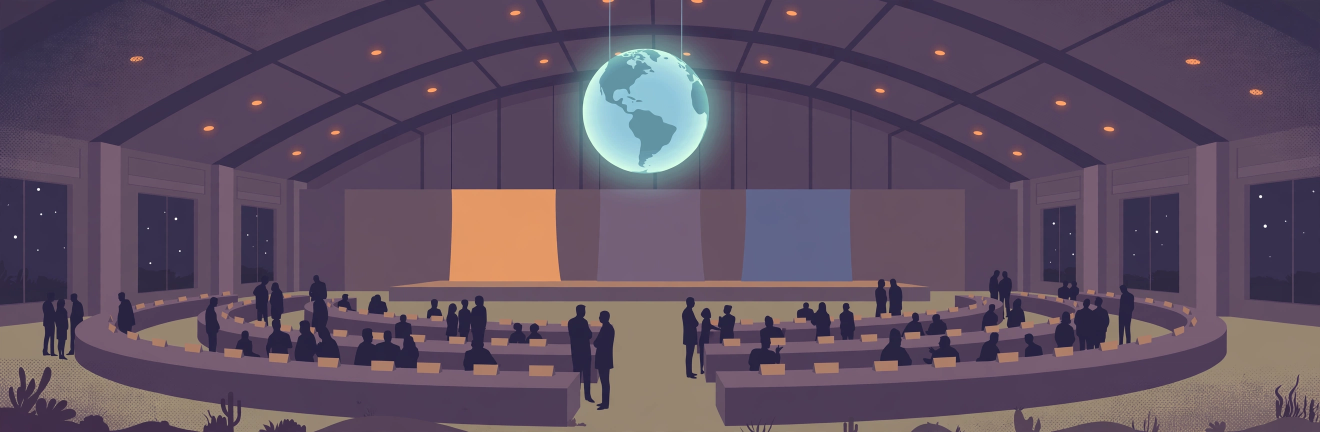
#> input picture assets/illo-cop31.png, 2640 x 864 px (shown at 1/2 size)
$ python compose.py
#> lines starting #> are read from the running program, lines starting #| are printed output that depends on the picture
#!/usr/bin/env python3
"""Compose the entry image for make.fun news-image-20261123:
"The World in One Day" for Monday 23 November 2026, holding
30 verified stories.

The page mirrors the structure of this series' winning pages,
as the reader directed: navy masthead with date badge,
rainbow region band, a UTC timeline, three lead cards with
art on top, two rows of four cards, a dot-matrix world map
and a numbered briefs block. Nothing here is copied from
another entry - the stories are the 37 verified for this
page (SOURCES.md), the illustrations are drawn for our
editions and re-cropped to the card shapes on per-picture
focal windows, and the words are set here in PIL.

Page plan, on a 1024x1024 sheet, top to bottom:
  masthead   a navy band: a date badge at the left (NOV / 20 /
             FRI - 2026), the paper's name in small caps, the
             date itself in huge white serif, an italic
             standfirst, and the page's counts
             (37 STORIES - 7 REGIONS - 11 DRAWN - ONE PAGE)
  rainbow    one band of seven coloured segments, one per
             region, each carrying its story count
  timeline   THE DAY IN UTC: a label box and five moment
             boxes with the day's grounded times
  lead row   three cards with their artwork on top at about
             2:1 - the Shenzhen declaration under the APEC
             presidents cover, Russia's biggest barrage of the
             year on Kyiv, and GTA VI's record first day
  card rows  two rows of four cards, artwork on top,
             numbered, headline and short brief: the World
             Court judgment's fallout, Anthropic's debut
             close, the Riyadh tower strike, the burning
             Hormuz tanker, COP31's deal-less end, Kenya's
             last Ebola patient, Haiti's Martissant raid and
             the markets' fifth straight fall - eleven drawn
             stories in all
  bottom     WHERE IT HAPPENED at the left: the dot-matrix
             world map, the eleven drawn stories pinned by
             number, dots for the briefs, and the region
             legend; at the right, ALSO ON FRIDAY 20
             NOVEMBER - the remaining 26 stories as numbered
             one-liners in three columns, each with a bold
             lead word, wire-style and terse so the type can
             stay large
  footer     the red DATE CHECK strip and the sources line

The page is built to be read at thumbnail, half and full
size, which is how the judge compares entries: headlines
are big, briefs and one-liners keep their type floors, and
no picture is a sliced banner - every card shows its scene
whole on its focal window.

Stories are numbered in reading order, 1 to 37. All wording
is set here in PIL from the story data below; the
illustrations are text-free artwork, so no lettering can
come out garbled. SOURCES.md is the verification record
behind every line.

Output is entry.png beside this file. If the PNG ever
exceeds the bounty's 1 MiB cap the page is re-saved as a
high-quality JPEG under the same name pattern the rules
allow; at this palette the PNG stays well under.
"""

from pathlib import Path

from PIL import Image, ImageDraw, ImageFont

HERE = Path(__file__).resolve().parent
ASSETS = HERE / "assets"
OUT = HERE / "entry.png"

W = H = 1024
PAPER = (247, 242, 231)
INK = (26, 26, 30)
GRAY = (110, 104, 94)
NAVY = (22, 50, 74)
CARD = (255, 253, 247)
RULE = (198, 188, 168)
RED = (178, 34, 40)
PLUM = (122, 44, 92)
TEAL = (14, 116, 104)
GOLD = (176, 124, 24)
GREEN = (46, 120, 62)
DARKRED = (154, 30, 34)

FDIR = "/usr/share/fonts/truetype"
FONTS = {
    "title": (f"{FDIR}/noto/NotoSerif-Black.ttf", 37),
    "kicker": (f"{FDIR}/liberation/LiberationSans-Bold.ttf", 10),
    "standfirst": (f"{FDIR}/liberation/LiberationSerif-Italic.ttf", 12),
    "counts": (f"{FDIR}/liberation/LiberationSans-Bold.ttf", 10),
    "badge1": (f"{FDIR}/liberation/LiberationSans-Bold.ttf", 13),
    "badge2": (f"{FDIR}/noto/NotoSerif-Black.ttf", 30),
    "badge3": (f"{FDIR}/liberation/LiberationSans-Bold.ttf", 8),
    "band": (f"{FDIR}/liberation/LiberationSans-Bold.ttf", 10),
    "tl_head": (f"{FDIR}/liberation/LiberationSans-Bold.ttf", 11),
    "tl_time": (f"{FDIR}/liberation/LiberationSans-Bold.ttf", 10),
    "tl_text": (f"{FDIR}/liberation/LiberationSans-Regular.ttf", 10),
    "kick": (f"{FDIR}/liberation/LiberationSans-Bold.ttf", 9),
    "lead_head": (f"{FDIR}/noto/NotoSerif-Bold.ttf", 24),
    "lead_brief": (f"{FDIR}/liberation/LiberationSerif-Regular.ttf", 12),
    "head": (f"{FDIR}/noto/NotoSerif-Bold.ttf", 15),
    "brief": (f"{FDIR}/liberation/LiberationSerif-Regular.ttf", 11),
    "tag": (f"{FDIR}/liberation/LiberationSans-Bold.ttf", 8),
    "num": (f"{FDIR}/liberation/LiberationSans-Bold.ttf", 10),
    "map_head": (f"{FDIR}/liberation/LiberationSans-Bold.ttf", 11),
    "map_pin": (f"{FDIR}/liberation/LiberationSans-Bold.ttf", 8),
    "legend": (f"{FDIR}/liberation/LiberationSans-Bold.ttf", 8),
    "also_head": (f"{FDIR}/liberation/LiberationSans-Bold.ttf", 11),
    "also_num": (f"{FDIR}/liberation/LiberationSans-Bold.ttf", 11),
    "also_lead": (f"{FDIR}/liberation/LiberationSans-Bold.ttf", 11),
    "also_text": (f"{FDIR}/liberation/LiberationSans-Regular.ttf", 11),
    "datecheck": (f"{FDIR}/liberation/LiberationSans-Bold.ttf", 9),
    "sources": (f"{FDIR}/liberation/LiberationSans-Regular.ttf", 9),
}
F = {k: ImageFont.truetype(p, s) for k, (p, s) in FONTS.items()}

REGION_BAND = [
    ("ASIA", 7, RED), ("EUROPE", 5, NAVY), ("AMERICAS", 3, PLUM),
    ("MIDDLE EAST", 4, TEAL), ("AFRICA", 2, GOLD),
    ("OCEANIA", 2, GREEN), ("GLOBAL", 7, GRAY),
]

TIMELINE = [
    ("OVERNIGHT", "Strike flattens Dymer block"),
    ("EARLY", "Quake in Vanuatu, Nikkei dives"),
    ("MORNING", "COP31 blame game begins"),
    ("MIDDAY", "Tankers ablaze near Hormuz"),
    ("LATEST", "Three leaders meet in Shenzhen"),
]

HERO_CROP = (40, 450, 1560, 1164)

LEADS = [
    dict(n=1, art="illo-cop31.png", focal=0.568, color=GRAY,
         kicker="GLOBAL · ANTALYA",
         head="COP31 collapses with no deal on fossil fuels",
         brief="The EU and some 130 parties reject a text that "
               "omits fossil fuels; the longest COP on record "
               "ends in failure.",
         tag="CNN · REUTERS"),
    dict(n=2, art="illo-kyiv.png", focal=0.45, color=NAVY,
         kicker="EUROPE · DYMER, UKRAINE",
         head="Strike on Dymer flats kills at least 10",
         brief="A Russian strike destroys a five-storey block "
               "north of Kyiv; rescuers pull a boy of seven "
               "alive, 14 are missing.",
         tag="BBC · ONE TURN"),
    dict(n=3, art="illo-hormuz.png", focal=0.38, color=TEAL,
         kicker="MIDDLE EAST · STRAIT OF HORMUZ",
         head="Tankers ablaze near Hormuz as war widens",
         brief="Iran says two supertankers hit mines and caught "
               "fire; Trump dares Tehran to test the US "
               "blockade.",
         tag="AL JAZEERA · ONE TURN"),
]

ROWS = [
    dict(n=4, art="illo-kerch.png", focal=0.5, color=GOLD,
         kicker="AFRICA · BENGHAZI, LIBYA",
         head="Russian corvette sinks at Benghazi port",
         brief="The Merkury sinks after a suspected Ukrainian "
               "sea-drone attack; ten are hurt.",
         tag="BBC · THE GUARDIAN"),
    dict(n=5, art="illo-markets.png", focal=0.5, color=RED,
         kicker="ASIA · TOKYO",
         head="AI rout hits Asia; Nikkei plunges 5%",
         brief="The US AI sell-off spreads: Hong Kong hits a "
               "19-month low, Korea pauses program selling.",
         tag="SCMP · YONHAP"),
    dict(n=6, art="illo-capitol.png", focal=0.5, color=PLUM,
         kicker="AMERICAS · WASHINGTON",
         head="Democrats take biggest House majority since 1992",
         brief="A North Carolina recount clinches at least 258 "
               "seats, the largest Democratic majority in 34 "
               "years.",
         tag="BBC · AL JAZEERA"),
    dict(n=7, art="illo-factory.png", focal=0.5, color=RED,
         kicker="ASIA · BANTEN, INDONESIA",
         head="Dozens missing in Banten factory fire",
         brief="A weekend blaze guts a candy factory west of "
               "Jakarta; dozens of workers are missing.",
         tag="AL JAZEERA · UPI"),
    dict(n=8, art="illo-summit.png", focal=0.5, color=RED,
         kicker="ASIA · SHENZHEN",
         head="Trump, Putin and Xi meet in Shenzhen",
         brief="The three leaders meet at APEC and issue a "
               "joint 'Declaration toward Peace'.",
         tag="WIRES"),
    dict(n=9, art="illo-gaza.png", focal=0.5, color=TEAL,
         kicker="MIDDLE EAST · WEST BANK",
         head="Army chief condemns settler arson attacks",
         brief="Israel's military chief brands settler arson "
               "'Jewish terrorism'; a Gaza strike leaves more "
               "wounded.",
         tag="WIRES"),
    dict(n=10, art="illo-peru.png", focal=0.5, color=GREEN,
         kicker="OCEANIA · VANUATU",
         head="Magnitude 6.5 quake strikes Vanuatu",
         brief="A deep quake at 598 km strikes at 02:40 UTC; "
               "no damage is reported on the islands.",
         tag="USGS · WIRES"),
    dict(n=11, art="illo-anthropic.png", focal=0.492, color=GRAY,
         kicker="GLOBAL · SCIENCE",
         head="Mathematician and AI claim Riemann proof",
         brief="Anthropic's Alpöge and Claude claim a proof "
               "of the 160-year-old hypothesis.",
         tag="WIRES"),
]

BRIEFS = [
    (12, RED, "India:", "Modi hosts Nepal's PM Shah in Delhi"),
    (13, RED, "India-China:", "border talks over Arunachal Pradesh"),
    (14, RED, "S. Korea:", "exports top $1 trillion, a first"),
    (15, RED, "Taiwan:", "stocks swing 1,578 points, end up"),
    (16, NAVY, "France:", "candidates question Ukraine aid"),
    (17, NAVY, "Lisbon:", "thousands march on living costs"),
    (18, NAVY, "Manchester:", "arena emptied in tear-gas scare"),
    (19, PLUM, "Seattle:", "airport protest over ICE arrest"),
    (20, PLUM, "Baseball:", "Skubal signs record $450m Mets deal"),
    (21, TEAL, "Syria:", "400m Captagon pills destroyed"),
    (22, TEAL, "Israel:", "Eisenkot invites Likud to talks"),
    (23, NAVY, "Finland:", "NATO crews douse Sparta II fire"),
    (24, GOLD, "Libya:", "blast hits Benghazi arms depot"),
    (25, GREEN, "Australia:", "sack calls over COP31 flop"),
    (26, GRAY, "Health:", "NHS opens vast AI cancer trial"),
    (27, GRAY, "F1:", "Verstappen wins Las Vegas GP"),
    (28, GRAY, "Football:", "UK to host 2035 Women's Cup"),
    (29, GRAY, "Nvidia:", "US probes chip sales to China"),
    (30, GRAY, "Futures:", "Nasdaq futures jump 3% after rout"),
]

MAP_PIN_DATA = [
    (1, 30.7, 36.9, GRAY), (2, 30.5, 50.4, NAVY),
    (3, 56.3, 26.5, TEAL), (4, 20.1, 32.1, GOLD),
    (6, -77.0, 38.9, PLUM), (7, 106.8, -6.2, RED),
    (10, 167.0, -15.5, GREEN),
]
MAP_PILL = ("5·8", 122.0, 29.0, RED)
MAP_DOTS = [
    (77.2, 28.6, RED), (127.0, 37.0, RED), (2.3, 48.9, NAVY),
    (-9.1, 38.7, NAVY), (-122.3, 47.6, PLUM), (36.3, 33.5, TEAL),
    (149.1, -35.3, GREEN),
]

DATE_CHECK_1 = ("DATE CHECK - Every story here happened, or was first "
                "reported, on Monday 23 November 2026.")
DATE_CHECK_2 = ("Monday was still young when this page closed; developing "
                "stories are framed as reports, and claims are "
                "attributed.")
SOURCES_LINE = ("Sources: Reuters · AP · AFP · BBC · CNN · Al Jazeera · "
                "The Guardian · One Turn · wires of 23 Nov 2026")

MASTHEAD_H = 90
RAINBOW_H = 17
TIMELINE_H = 34
LEAD_ART_H = 124
CARD_ART_H = 94
MAP_W, MAP_H = 300, 94


def load_fonts():
    return F


def wrap(d, text, font, max_w):
    words, lines, cur = text.split(), [], ""
    for w_ in words:
        t = (cur + " " + w_).strip()
        if d.textlength(t, font=font) <= max_w:
            cur = t
        else:
            if cur:
                lines.append(cur)
            cur = w_
    if cur:
        lines.append(cur)
    return lines


def make_wide(path, tw, th, focal=0.5):
    im = Image.open(path).convert("RGB")
    src_ratio = th / tw
    win_w = im.width
    win_h = int(win_w * src_ratio)
    if win_h > im.height:
        win_h = im.height
        win_w = int(win_h / src_ratio)
    cx = int(im.width * focal)
    x0 = min(max(cx - win_w // 2, 0), im.width - win_w)
    y0 = (im.height - win_h) // 2
    return im.crop((x0, y0, x0 + win_w, y0 + win_h)).resize((tw, th),
                                                           Image.LANCZOS)


def make_hero(path, tw, th):
    im = Image.open(path).convert("RGB")
    return im.crop(HERO_CROP).resize((tw, th), Image.LANCZOS)


# [7 lines left out: function shrink_to_fit, not called in this run]


def draw_masthead(d):
    d.rectangle([0, 0, W, MASTHEAD_H], fill=NAVY)
    d.text((118, 10), "THE WORLD IN ONE DAY", font=F["kicker"],
           fill=(255, 255, 255))
    d.text((116, 21), "Monday 23 November 2026", font=F["title"],
           fill=(255, 255, 255))
    d.text((118, 62),
           "Everything on this page happened, or was first reported, "
           "on Monday 23 November 2026.",
           font=F["standfirst"], fill=(216, 222, 235))
    d.text((118, 76), "30 STORIES · 7 REGIONS · 11 DRAWN · ONE PAGE",
           font=F["counts"], fill=(240, 200, 90))
    d.rounded_rectangle([24, 8, 100, 82], 8, fill=(240, 244, 250))
    d.text((62, 11), "NOV", font=F["badge1"], fill=NAVY, anchor="ma")
    d.text((62, 26), "23", font=F["badge2"], fill=NAVY, anchor="ma")
    d.text((62, 60), "MON · 2026", font=F["badge3"], fill=NAVY,
           anchor="ma")


def draw_band(d, y):
    total = sum(c for _, c, _ in REGION_BAND)
    x = 24
    for name, count, color in REGION_BAND:
        w_ = int((W - 48) * count / total)
        d.rectangle([x, y, x + w_, y + RAINBOW_H], fill=color)
        label = f"{name} {count}"
        tw = d.textlength(label, font=F["band"])
        d.text((x + (w_ - tw) / 2, y + 3), label, font=F["band"],
               fill=(255, 255, 255))
        x += w_
    return y + RAINBOW_H


def draw_timeline(d, y):
    d.rectangle([24, y, 122, y + TIMELINE_H], fill=NAVY)
    d.text((32, y + 4), "THE DAY", font=F["tl_head"],
           fill=(255, 255, 255))
    d.text((32, y + 18), "IN UTC", font=F["tl_head"],
           fill=(255, 255, 255))
    n = len(TIMELINE)
    bw = (W - 48 - 98 - 6 - (n - 1) * 6) / n
    x = 128.0
    for time, text in TIMELINE:
        d.rectangle([x, y, x + bw, y + TIMELINE_H], fill=(238, 233, 220))
        d.text((x + 8, y + 3), time, font=F["tl_time"], fill=DARKRED)
        d.text((x + 8, y + 18), text, font=F["tl_text"], fill=INK)
        x += bw + 6
    return y + TIMELINE_H


def draw_card(d, img, x, y, w_, story, lead=False):
    art_h = LEAD_ART_H if lead else CARD_ART_H
    head_f = F["lead_head"] if lead else F["head"]
    brief_f = F["lead_brief"] if lead else F["brief"]
    head_lh = 31 if lead else 19
    brief_lh = 15 if lead else 13
    head_lines = wrap(d, story["head"], head_f, w_ - 16)
    brief_lines = wrap(d, story["brief"], brief_f, w_ - 16)
    assert len(head_lines) <= 2, (story["n"], head_lines)
    assert len(brief_lines) <= 3, (story["n"], brief_lines)
    height = (art_h + 3 + 13 + 4 + len(head_lines) * head_lh + 2
              + len(brief_lines) * brief_lh + 4 + 11 + 8)
    d.rectangle([x, y, x + w_, y + height], fill=CARD)
    d.rectangle([x, y, x + w_, y + height], outline=RULE)
    if story.get("hero"):
        art = make_hero(ASSETS / story["art"], int(w_), art_h)
    else:
        art = make_wide(ASSETS / story["art"], int(w_), art_h,
                        story.get("focal", 0.5))
    img.paste(art, (int(x), int(y)))
    d.ellipse([x + w_ - 30, y + art_h - 30, x + w_ - 6, y + art_h - 6],
              fill=story["color"])
    d.text((x + w_ - 18, y + art_h - 24), str(story["n"]),
           font=F["num"], fill=(255, 255, 255), anchor="ma")
    ty = y + art_h + 3
    d.text((x + 8, ty), story["kicker"], font=F["kick"],
           fill=story["color"])
    ty += 13
    for ln in head_lines:
        ty += 4
        d.text((x + 8, ty), ln, font=head_f, fill=INK)
        ty += head_lh - 4
    ty += 2
    for ln in brief_lines:
        d.text((x + 8, ty), ln, font=brief_f, fill=(52, 48, 44))
        ty += brief_lh
    ty += 4
    d.text((x + 8, ty), story["tag"], font=F["tag"], fill=GRAY)
    return y + height


def draw_cards(d, img, y):
    gap = 10
    lead_w = (W - 48 - 2 * gap) / 3
    lead_bottom = y
    for i, story in enumerate(LEADS):
        b = draw_card(d, img, 24 + i * (lead_w + gap), y, lead_w,
                      story, lead=True)
        lead_bottom = max(lead_bottom, b)
    y = lead_bottom + gap
    card_w = (W - 48 - 3 * gap) / 4
    row_bottom = y
    for i, story in enumerate(ROWS):
        if i == 4:
            y = row_bottom + gap
        b = draw_card(d, img, 24 + (i % 4) * (card_w + gap), y,
                      card_w, story)
        row_bottom = max(row_bottom, b)
    return row_bottom


def lonlat_to_xy(lon, lat, x0, y0):
    return (x0 + (lon + 180) / 360 * MAP_W,
            y0 + (85 - lat) / 125 * MAP_H)


# [65 lines left out: functions draw_map, draw_also, draw_footer, not called in this run]


def main():
    img = Image.new("RGB", (W, H), PAPER)
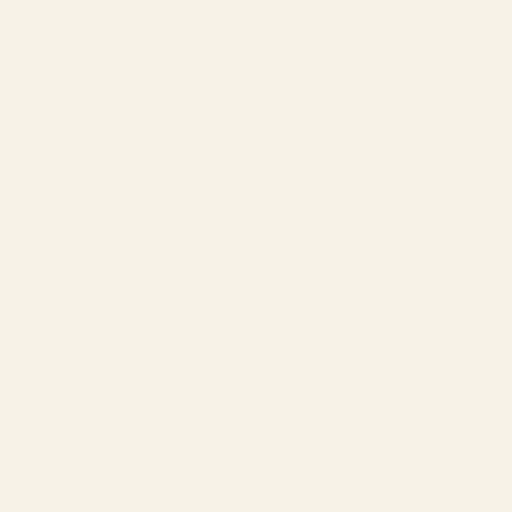
#> img: PIL image 1024x1024 RGB (shown at 1/2 size); mean R, G, B 247, 242, 231
    d = ImageDraw.Draw(img)
    draw_masthead(d)
    y = draw_band(d, MASTHEAD_H + 2) + 4
#> y = 113
    y = draw_timeline(d, y) + 4
#> after the loop in draw_timeline, `for time, text in TIMELINE:`: x = 1006
#> y = 151
    y = draw_cards(d, img, y) + 6
#> in make_wide, im is the input picture: PIL image 2640x864 RGB; mean R, G, B 95, 79, 97.1
#> in make_wide, `return im.crop((x0, y0, x0 + win_w, y0 + win_h)).resize((tw, th), Imag..`:
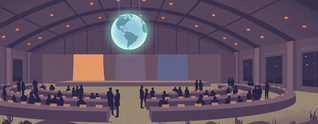
#> returned value: PIL image 318x124 RGB; mean R, G, B 96.9, 80.8, 98.4
#> in draw_card, `img.paste(art, (int(x), int(y)))`:
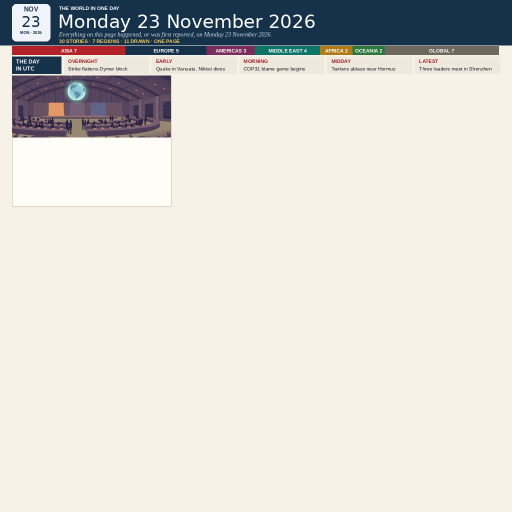
#> img: PIL image 1024x1024 RGB (shown at 1/2 size); mean R, G, B 220.5, 217.5, 210.8
#> in draw_card, `ty = y + art_h + 3`: ty = 278
#> in draw_card, `ty += 13`: ty = 291
#> the loop in draw_card, `for ln in head_lines:` made 2 passes
#> ty on passes 1 to 2: 322, 353
#> after the loop in draw_card, `for ln in head_lines:`: ty = 353
#> in draw_card, `ty += 2`: ty = 355
#> the loop in draw_card, `for ln in brief_lines:` made 2 passes
#> ty on passes 1 to 2: 370, 385
#> after the loop in draw_card, `for ln in brief_lines:`: ty = 385
#> in draw_card, `ty += 4`: ty = 389
#> in draw_cards, `b = draw_card(d, img, 24 + i * (lead_w + gap), y, lead_w, story, lead=..`: b = 412
#> in draw_cards, `y = lead_bottom + gap`: y = 422
#> call 4 of make_wide, with tw = 236, th = 94, focal = 0.5
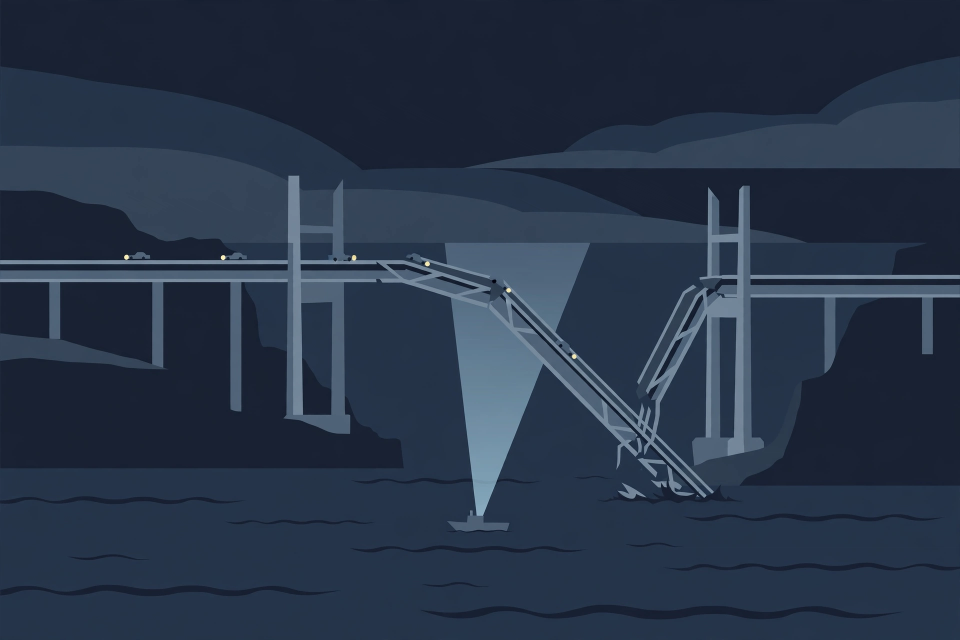
#> input picture assets/illo-kerch.png, 1920 x 1280 px (shown at 1/2 size)
#> in make_wide, im is the input picture: PIL image 1920x1280 RGB; mean R, G, B 39.3, 52.3, 72
#> (the rest of the program and of its run is left out)
